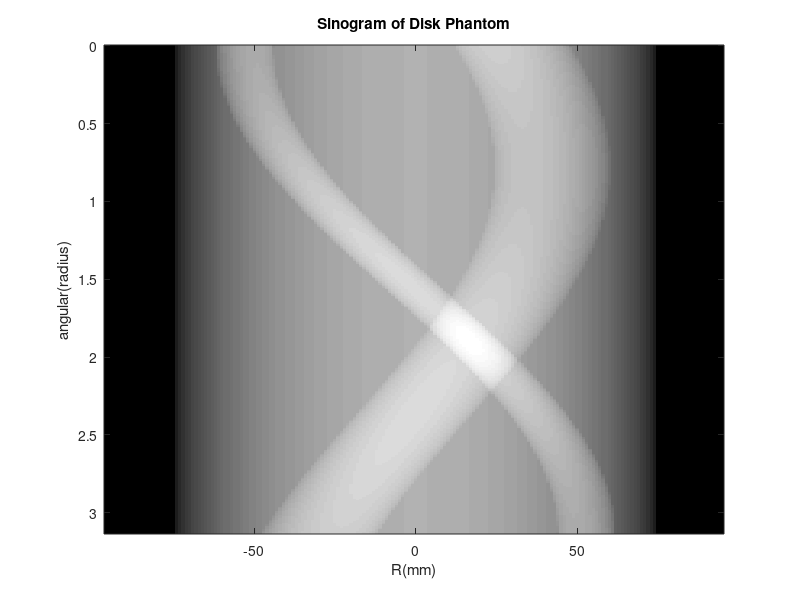

The MATLAB script that drew this image: (Note: this script raises an error after producing the figure.)
%
%	template for BME/EECS 516 tomography project
%
%       replace all ?'s
%

%	parameters for the 3 disk phantom
%	x,y center, radius, 'amplitude' (e.g. attenuation coefficient)
clear all
clc
circ = [0 0 75 0.1; 30 30 18 0.2; -53 0 9 0.3];
nobj = size(circ,1);

%
%	image parameters
%

nx = 192; ny = 192;
dx = 1;		                 % 1 mm / pixel

%
%	geometry parameters
%

nr = 192;	dr = 1;		% # of radial samples, ray spacing

%%%%%%%%%%%%%%%%%%%%%%%%%%%%%%%%%%%%
%
% Question 1 - determine number of angular samples
%
%%%%%%%%%%%%%%%%%%%%%%%%%%%%%%%%%%%%
% calculate the number of angular samples needed
na = 304;
r = dr*[-nr/2:nr/2-1]';
ang = [0:(na-1)]'/na * pi;	% angular sample positions
disp(sprintf('number of angles = %g', na))

%%%%%%%%%%%%%%%%%%%%%%%%%%%%%%%%%%%%
%
% Question 2 - compute sinogram for disk phantom (NO CHANGES NEEDED)
%
%%%%%%%%%%%%%%%%%%%%%%%%%%%%%%%%%%%%

  rr = r(:,ones(1,na));
  
  sinogram1 = zeros(nr, na);
  for ii=1:nobj
    cx = circ(ii,1);		% center of object in x
    cy = circ(ii,2);		% center of object in y
    rad = circ(ii,3);		% radius of object
    amp = circ(ii,4);		% amplitude of object (in atten

    % correct amplitude for overlying objects
    if ii > 1, amp = amp - circ(1,4);, end	

    % center location of object for each projection
    tau = cx * cos(ang) + cy * sin(ang);  
    tau = tau(:,ones(1,nr))';

    % find all locations where "rr" is within "rad" of "tau"
    t = find( (rr-tau).^2 <= rad.^2 );

    % update the sinogram with length of segment (a bit of geometry...)
    sinogram1(t) = sinogram1(t)+amp*2*sqrt(rad^2-(rr(t)-tau(t)).^2);

  end
 

%
% Output Image of Singram 
%
figure(1)
close(figure(1))
figure(2)
imagesc(r,ang,sinogram1'); colormap('gray')
title('Sinogram of Disk Phantom')
xlabel('R(mm)')
ylabel('angular(radius)')

sinogram = sinogram1;

%%%%%%%%%%%%%%%%%%%%%%%%%%%%%%%%%%%%
%
% Question 3 - Implement plain backprojection
%
%%%%%%%%%%%%%%%%%%%%%%%%%%%%%%%%%%%%

  
  bpimage = zeros(nx,ny);
  for ia = 1:na
    %disp(sprintf('angle %g of %g', ia, na))

    % first backproject at theta = 0
    tmpim = repmat(sinogram(:,ia),1,nr);
    % now rotate the projection
    rotim  = imrot3(tmpim, ang(ia,:), 'bilinear');
    bpimage = bpimage + rotim;
  end

%
% Display Image
%\
dy = 1;
x = dx*[-nx / 2 : nx / 2-1];
y = dy*[-ny / 2 : ny / 2-1];
figure(3)
imagesc(x,y,bpimage'); colormap('gray'); axis('image');axis('xy');
title('Simple Backprojection Image')
xlabel('x(mm)')
ylabel('y(mm)')
  

%%%%%%%%%%%%%%%%%%%%%%%%%%%%%%%%%%%%
%
% Question 4 - Filter Projections
%
%%%%%%%%%%%%%%%%%%%%%%%%%%%%%%%%%%%%

  % zero pad sinogram (if using Fourier methods)


  % filter the sinogram
  % !!!Warning - fftshift works differently for vectors and matrices!!

%
% Plot Filtered Sinogram
%
projection = zeros([nr na]);
F_projection_filtered = zeros([nr na]);
projection_filtered = zeros([nr na]);
ramp_filter = abs(r);
for ia = 1:na
    projection(:, ia) = sinogram(:, ia);
    F_projection(:, ia) = fftshift(fft(projection(:, ia))); % Move to frequency domain and shift zero frequency to center
    for ir = 1 : nr
        F_projection_filtered(ir,ia) = F_projection(ir,ia) * ramp_filter(ir,:); % Apply the filter
    end
    projection_filtered(:,ia) = ifft(ifftshift(F_projection_filtered(:,ia))); % Move back to spatial domain
end

sinogrampad = real(sinogram);
sinogramfilt = real(projection_filtered);

figure(4)
plot(r, sinogrampad(:,1)./max(sinogram(:,1)), '-',...
   r, sinogramfilt(:,1)./max(sinogramfilt(:,1)),':');
xlabel('R(mm)');
ylabel('signal');
legend('before filtering','after filtering')

%%%%%%%%%%%%%%%%%%%%%%%%%%%%%%%%%%%%
%
% Question 5 - Backproject the filtered sinogram
%
%%%%%%%%%%%%%%%%%%%%%%%%%%%%%%%%%%%%

imagefbp = zeros(nx,ny);
for ia = 1:na
    tmpimfbp = repmat(sinogramfilt(:,ia),1,nr);
    rotimfbp  = imrot3(tmpimfbp, ang(ia,:), 'bilinear');
    imagefbp = imagefbp + rotimfbp;
end

for ix = 1 : nx
    for iy = 1 : ny
        if imagefbp(ix,iy) < 0
            imagefbp(ix,iy) = 0;
        end
    end
end


%
% Display Reconstructed Image with Negatives Set to Zero
%

figure(5)
imagesc(x,y,max(imagefbp',0)); colormap('gray'); axis('image');axis('xy');
title('FBP Reconstruction Image')
xlabel('x(mm)')
ylabel('y(mm)')


%%%%%%%%%%%%%%%%%%%%%%%%%%%%%%%%%%%%
%
% Question 6 - Generate Fourier Interpolation Image
%
%%%%%%%%%%%%%%%%%%%%%%%%%%%%%%%%%%%%

% Note that one can use either interp2 or griddata
% template is for interp2, but griddata is fine
% Fourier locations in of gridded data
fov = dr*nr;
kx = 1/fov.*[-nx/2:nx/2-1];
ky = 1/fov.*[-ny/2:ny/2-1];
kr = 1/fov.*[-nr/2:nr/2-1];
[kaa,krr] = meshgrid(ang,kr);
[kxx,kyy] = meshgrid(kx,ky);
kxxin = -krr.*sin(kaa);
kyyin = krr.*cos(kaa);

sinogramft = ft(sinogram);
fdata = griddata(kxxin,kyyin,sinogramft,kxx,kyy,'linear');
t = find(isnan(fdata));
fdata(t) = zeros(size(t));
imagefi = ift2(fdata);
imagefi  = imrot3(imagefi, pi / 2, 'bilinear');

figure(6)

imagesc(x,y,abs(imagefi)); colormap('gray'); axis('image'); axis('xy')
title('FI Reconstruction Image')
xlabel('x(mm)')
ylabel('y(mm)')




% %%%%%%%%%%%%%%%%%%%%%%%%%%%%%%%%%%%%
% %
% % Question 7 - Generate Fourier Interpolation Image using zeropadding
% %
% %%%%%%%%%%%%%%%%%%%%%%%%%%%%%%%%%%%%
fov_zp = 2 * dr * nr;
kx_zp = 1/fov_zp.*[-nx:nx-1];
ky_zp = 1/fov_zp.*[-ny:ny-1];
kr_zp = 1/fov_zp.*[-nr:nr-1];
[kaa_zp,krr_zp] = meshgrid(ang,kr_zp);
[kxx_zp,kyy_zp] = meshgrid(kx_zp,ky_zp);
kxxin_zp = -krr_zp.*sin(kaa_zp);
kyyin_zp = krr_zp.*cos(kaa_zp);

sinogram_zp = padarray(sinogram, [(384-nr)/2 0], 'post');
sinogram_zp = ft(padarray(sinogram_zp, [(384-nr)/2 0], 'pre'));

fdata_zp = griddata(kxxin_zp,kyyin_zp,sinogram_zp,kxx_zp,kyy_zp,'linear');
t = find(isnan(fdata_zp));
fdata_zp(t) = zeros(size(t));
imagefizp = ift2(fdata_zp);
imagefizp  = imrot3(imagefizp, pi / 2, 'bilinear');
imagefizp = imagefizp(nx / 2 : (nx / 2 + nx -1), ny / 2 : (ny / 2 + ny -1));

figure(7)
subplot(1,2,1)
imagesc(x,y,abs(imagefi)); colormap('gray'); axis('image'); axis('xy')
title('FI Reconstruction Image')
xlabel('x(mm)')
ylabel('y(mm)')
subplot(1,2,2)
imagesc(x,y,abs(imagefizp)); colormap('gray'); axis('image'); axis('xy')
title('FI Reconstruction Image with ZP')
xlabel('x(mm)')
ylabel('y(mm)')


% %%%%%%%%%%%%%%%%%%%%%%%%%%%%%%%%%%%%
% %
% % Question 8 - Plot profiles through reconstructed images
% %
% %%%%%%%%%%%%%%%%%%%%%%%%%%%%%%%%%%%%
% 
if 1~=exist('linefi')
    y = dx * ([1:ny]'-(ny+1)/2);
    linefbp = abs(imagefbp(ny/2, :));
    linefi = abs(imagefi(ny/2, :));
    linefizp = abs(imagefizp(ny/2, :));
    figure(8)
    plot(y, linefbp/max(linefbp),'-', y, linefi/max(linefi),'--',...
    y, linefizp/max(linefizp),'-');
    xlabel('radial position (mm)');
    ylabel('projection value');
    legend('FBP image', 'FI image','FI ZP image')
end
% 
% %%%%%%%%%%%%%%%%%%%%%%%%%%%%%%%%%%%%
% %
% % Question 9 - Do again for subsampled image
% %
% %%%%%%%%%%%%%%%%%%%%%%%%%%%%%%%%%%%%
na = na / 4;
x = dx*[-nx / 2 : nx / 2-1];
y = dy*[-ny / 2 : ny / 2-1];
sinosubsamp = sinogram(:,1:4:end);
ang_9 = ang(1:4:end,:);
projection = zeros([nr na]);
F_projection_filtered = zeros([nr na]);
projection_filtered = zeros([nr na]);
ramp_filter = abs(r);
for ia = 1:na
    projection(:, ia) = sinosubsamp(:, ia);
    F_projection(:, ia) = fftshift(fft(projection(:, ia)));
    for ir = 1 : nr
        F_projection_filtered(ir,ia) = F_projection(ir,ia) * ramp_filter(ir,:); 
    end
    projection_filtered(:,ia) = ifft(ifftshift(F_projection_filtered(:,ia)));
end

sinogramfilt = real(projection_filtered);

imagefbp = zeros(nx,ny);
for ia = 1:na
    tmpimfbp = repmat(sinogramfilt(:,ia),1,nr);
    rotimfbp  = imrot3(tmpimfbp, ang_9(ia,:), 'bilinear');
    imagefbp = imagefbp + rotimfbp;
end

for ix = 1 : nx
    for iy = 1 : ny
        if imagefbp(ix,iy) < 0
            imagefbp(ix,iy) = 0;
        end
    end
end

[kaa_zp,krr_zp] = meshgrid(ang_9,kr_zp);
[kxx_zp,kyy_zp] = meshgrid(kx_zp,ky_zp);
kxxin_zp = -krr_zp.*sin(kaa_zp);
kyyin_zp = krr_zp.*cos(kaa_zp);

sinogram_zp = padarray(sinosubsamp, [nr/2 0], 'post');
sinogram_zp = ft(padarray(sinogram_zp, [nr/2 0], 'pre'));

fdata_zp = griddata(kxxin_zp,kyyin_zp,sinogram_zp,kxx_zp,kyy_zp,'linear');
t = find(isnan(fdata_zp));
fdata_zp(t) = zeros(size(t));
imagefizp = ift2(fdata_zp);
imagefizp  = imrot3(imagefizp, pi / 2, 'bilinear');
imagefizp = imagefizp(nx / 2 : (nx / 2 + nx -1), ny / 2 : (ny / 2 + ny -1));

figure(9)
subplot(1,2,1)
imagesc(x,y,max(imagefbp',0)); colormap('gray'); axis('image');axis('xy');
title('N_{theta} / 4 FBP Reconstruction Image')
xlabel('x(mm)')
ylabel('y(mm)')
subplot(1,2,2)
imagesc(x,y,abs(imagefizp)); colormap('gray'); axis('image'); axis('xy')
title('N_{theta} / 4 FI Reconstruction Image with ZP')
xlabel('x(mm)')
ylabel('y(mm)')


% %%%%%%%%%%%%%%%%%%%%%%%%%%%%%%%%%%%%
% %
% % Question 10 - Do again for lmited view angles
% %
% %%%%%%%%%%%%%%%%%%%%%%%%%%%%%%%%%%%%
sino4 = sinogram(:,1:na);
ang_10 = ang(1:na,:);
projection = zeros([nr na]);
F_projection_filtered = zeros([nr na]);
projection_filtered = zeros([nr na]);
ramp_filter = abs(r);
for ia = 1:na
    projection(:, ia) = sino4(:, ia);
    F_projection(:, ia) = fftshift(fft(projection(:, ia)));
    for ir = 1 : nr
        F_projection_filtered(ir,ia) = F_projection(ir,ia) * ramp_filter(ir,:);
    end
    projection_filtered(:,ia) = ifft(ifftshift(F_projection_filtered(:,ia)));
end

sinogramfilt = real(projection_filtered);

imagefbp = zeros(nx,ny);
for ia = 1:na
    tmpimfbp = repmat(sinogramfilt(:,ia),1,nr);
    rotimfbp  = imrot3(tmpimfbp, ang_10(ia,:), 'bilinear');
    imagefbp = imagefbp + rotimfbp;
end

for ix = 1 : nx
    for iy = 1 : ny
        if imagefbp(ix,iy) < 0
            imagefbp(ix,iy) = 0;
        end
    end
end

figure(10)
imagesc(x,y,max(imagefbp',0)); colormap('gray'); axis('image');axis('xy');
title('First 1/4 projection Image')
xlabel('x(mm)')
ylabel('y(mm)')


% %%
% %%%%%%%%%%%%%%%%%%%%%%%%%%%%%%%%%%%%
% %
% % Question 11 - load and reconstruct mystery object 
% %
% %%%%%%%%%%%%%%%%%%%%%%%%%%%%%%%%%%%%
load mys23;
na = 360;
projection = zeros([nr na]);
F_projection_filtered = zeros([nr na]);
projection_filtered = zeros([nr na]);
ramp_filter = abs(r);
for ia = 1:na
    projection(:, ia) = sinogram(:, ia);
    F_projection(:, ia) = fftshift(fft(projection(:, ia))); 
    for ir = 1 : nr
        F_projection_filtered(ir,ia) = F_projection(ir,ia) * ramp_filter(ir,:); 
    end
    projection_filtered(:,ia) = ifft(ifftshift(F_projection_filtered(:,ia))); 
end
sinogrampad = real(sinogram);
sinogramfilt = real(projection_filtered);

imagefbp = zeros(nx,ny);
for ia = 1:na
    tmpimfbp = repmat(sinogramfilt(:,ia),1,nr);
    rotimfbp  = imrot3(tmpimfbp, ang(:,ia), 'bilinear');
    imagefbp = imagefbp + rotimfbp;
end

for ix = 1 : nx
    for iy = 1 : ny
        if imagefbp(ix,iy) < 0
            imagefbp(ix,iy) = 0;
        end
    end
end

figure(11)
imagesc(x,y,max(imagefbp',0)); colormap('gray'); axis('image');axis('xy');
title('FBP Reconstruction Image')
xlabel('x(mm)')
ylabel('y(mm)')

figure(12)
imagesc(r,ang,sinogram'); colormap('gray')
title('Sinogram')
xlabel('R(mm)')
ylabel('angular(radius)')